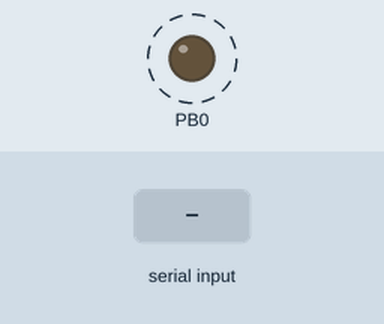
This program was run on a simulated ATmega328P, built with avr-gcc and emulated at 16 MHz. Parts: output pins drawn as LEDs (lit = HIGH). Dashed ring = blinking. Inputs (shaded band) come from the test bench. What the program prints to the serial monitor is not drawn.

Above: at 1.8 s.
1.9 s: "90,45\n" received over Serial
Timing chart, 0 to 10.0 s (numbered marks = the images above; inputs shaded):
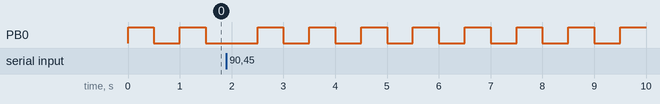

Measured:
- by itself, PB0: alternates HIGH for 0.50 s and LOW for 0.50 s

The program:

main.c
```c
#include <stdint.h>
#include <avr/io.h>
#include <util/delay.h>

#define CONSOLE_IMPL
#include "console.h"

uint8_t input;
int main(void){
    console_init(9600);
    console_write('H');
    console_write('i');
    DDRB |= (1<<input);
	while(1){
        if(console_ready()){
            input = console_read()-'0';
            console_write(input+'0');
        }
        PORTB ^= (1<<input);
        _delay_ms(500);
    }
}
```

console.h
```c
#include <stdint.h>

void console_init(long baudrate);       // Initialise USART
uint8_t console_ready();                // Check if receiver is ready
unsigned char console_read_one(void);   // Read one byte (8-bits)
void console_write(unsigned char data); // Sent one byte (8-bits)

#ifdef CONSOLE_IMPL
void console_init(long baudrate){
    UBRR0 = (F_CPU / (8L * baudrate)) - 1;
	UCSR0A = (1 << U2X0);
	UCSR0B = (1 << TXEN0) | (1 << RXEN0);
	UCSR0C = (1 << UCSZ01) | (1 << UCSZ00);
}
uint8_t console_ready(){
    return UCSR0A & (1<<RXC0);
}
uint8_t console_read(void){
    //while (!(UCSR0A&(1<<RXC0)));
    return UDR0;
}
void console_write(uint8_t data) {
	while (!(UCSR0A & (1 << UDRE0)));
	UDR0 = data;
}
#endif // CONSOLE_IMPL
```
